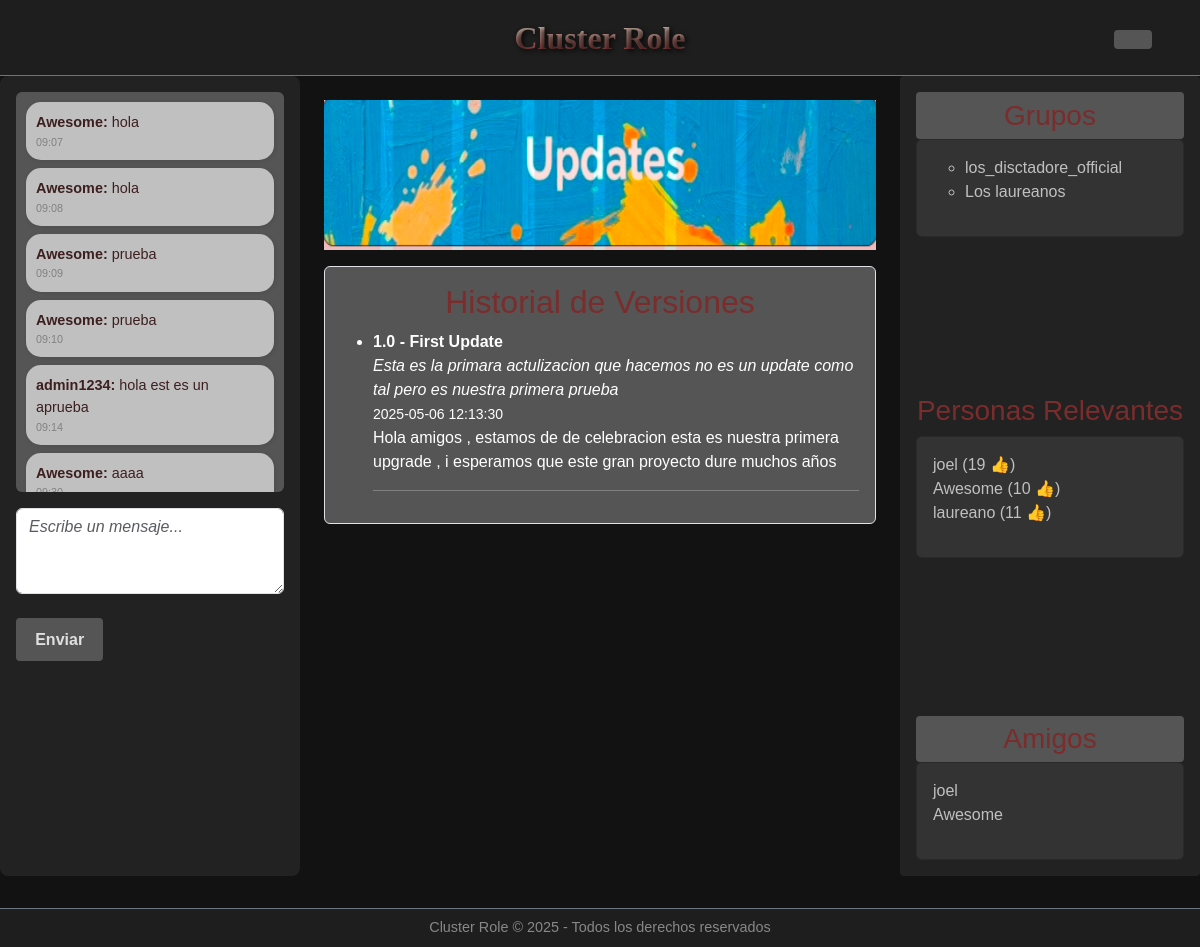
Page /plana_usuari/usuario.php (signed in) on the committed database.
### tables this page shows
CREATE TABLE IF NOT EXISTS `chat` (
  `id_chat` int NOT NULL AUTO_INCREMENT,
  `id_user` int DEFAULT NULL,
  `text` varchar(100) DEFAULT NULL,
  `date` datetime DEFAULT CURRENT_TIMESTAMP,
  PRIMARY KEY (`id_chat`),
  KEY `id_user` (`id_user`)
);

CREATE TABLE IF NOT EXISTS `usuarios` (
  `id_user` int NOT NULL AUTO_INCREMENT,
  `user_name` varchar(20) DEFAULT NULL,
  `contraseña` varchar(100) DEFAULT NULL,
  `email` varchar(20) DEFAULT NULL,
  `creation_date` datetime DEFAULT CURRENT_TIMESTAMP,
  `estado` varchar(200) NOT NULL,
  `positivo` int DEFAULT '0',
  `negativo` int DEFAULT '0',
  `profile_photo` blob,
  `premium` tinyint(1) DEFAULT NULL,
  `baneo` tinyint(1) DEFAULT NULL,
  `administrador` tinyint(1) DEFAULT NULL,
  PRIMARY KEY (`id_user`)
);

CREATE TABLE IF NOT EXISTS `update_log` (
  `id_update` int NOT NULL AUTO_INCREMENT,
  `title` varchar(200) DEFAULT NULL,
  `version` varchar(200) DEFAULT NULL,
  `short_explanation` varchar(100) DEFAULT NULL,
  `long_explanation` varchar(500) DEFAULT NULL,
  `date` datetime DEFAULT CURRENT_TIMESTAMP,
  PRIMARY KEY (`id_update`)
);

CREATE TABLE IF NOT EXISTS `grupo` (
  `id_group` int NOT NULL AUTO_INCREMENT,
  `group_name` varchar(100) DEFAULT NULL,
  `id_creador` int NOT NULL,
  `creation_date` datetime DEFAULT CURRENT_TIMESTAMP,
  `users` int DEFAULT NULL,
  `profile_photo` blob,
  PRIMARY KEY (`id_group`)
);

### plana_usuari/obtener_mensajes.php (the view, shortened to what this page needs)
<?php
include 'conexion.php';
$consulta = "
  SELECT chat.text, chat.date, usuarios.user_name
  FROM chat
  JOIN chat_usuarios ON chat.id_chat = chat_usuarios.id_chat
  JOIN usuarios ON chat_usuarios.id_usuarios = usuarios.id_user
";
$resultado = $conn->query($consulta);
if ($resultado && $resultado->num_rows > 0) {
  while ($row = $resultado->fetch_assoc()) {
    echo '<div class="chat-bubble mb-2" style=" background-color: #c0c0c0;">';
    echo '<strong style="background-color: #c0c0c0;">' . htmlspecialchars($row['user_name']) . ':</strong> ';
    echo htmlspecialchars($row['text']);
    echo '<div style="font-size: 0.75em; color: gray; background-color: #c0c0c0;">' . date('H:i', strtotime($row['date'])) . '</div>';
    echo '</div>';
  }
} else {
  echo '<div class="alerta mb-2">No hay mensajes aún.</div>';
}
?>

### plana_usuari/mostrar_versiones.php (shortened to what this page needs)
<?php
include 'conexion.php';
$sql = "SELECT * FROM update_log ORDER BY date DESC";
$result = $conn->query($sql);
if ($result->num_rows > 0) {
    echo "<ul class='mb-0'>";
    while ($row = $result->fetch_assoc()) {
        echo "<li><strong>{$row['version']} - {$row['title']}</strong><br>";
        echo "<em>{$row['short_explanation']}</em><br>";
        echo "<small>{$row['date']}</small><br>";
        echo "<p>{$row['long_explanation']}</p></li><hr>";
    }
    echo "</ul>";
} else {
    echo "<p>No hay versiones registradas.</p>";
}
?>

### plana_usuari/datos_grupos.php (shortened to what this page needs)
<?php
include 'conexion.php';
$id_usuario = $_SESSION['id_user'] ?? 0;
$query = "SELECT g.group_name
          FROM grupo g
          JOIN user_group ug ON g.id_group = ug.id_group
          JOIN usuarios u ON ug.id_user = u.id_user
          WHERE u.id_user = ?
          ORDER BY g.creation_date DESC
          LIMIT 5";
$stmt = $conn->prepare($query);
$stmt->bind_param("i", $id_usuario);
$stmt->execute();
$result = $stmt->get_result();
if ($result->num_rows === 0) {
    echo "<p>No estás asignado a ningún grupo.</p>";
} else {
    echo "<ul>";
    while ($row = $result->fetch_assoc()) {
        $group_name = htmlspecialchars($row['group_name'] ?? '');
        echo "<li>" . $group_name . "</li>";
    }
    echo "</ul>";
}
?>

### plana_usuari/datos_relevantes.php
<?php
include 'conexion.php';
$query = "SELECT user_name, positivo
FROM usuarios
WHERE positivo >= 8;
";
$result = $conn->query($query);
if ($result && $result->num_rows > 0) {
  while ($row = $result->fetch_assoc()) {
    echo "<li>" . htmlspecialchars($row['user_name']) . " (" . $row['positivo'] . " 👍)</li>";
  }
} else {
  echo "<li>No hay usuarios destacados</li>";
}
?>

### plana_usuari/datos_amigos.php (shortened to what this page needs)
<?php
include 'conexion.php';
$id_usuario = $_SESSION['id_user'];
$query = "SELECT u.user_name
          FROM usuario_amigos f
          JOIN usuarios u ON f.id_amigo = u.id_user
          WHERE f.id_usuario = ?";
$stmt = $conn->prepare($query);
$stmt->bind_param("i", $id_usuario);
$stmt->execute();
$result = $stmt->get_result();
if ($result && $result->num_rows > 0) {
  while ($row = $result->fetch_assoc()) {
    echo "<li>" . htmlspecialchars($row['user_name']) . "</li>";
  }
} else {
  echo "<li>No hay amigos</li>";
}
?>

### plana_usuari/styles.css (style rules this page uses)
body { font-family: 'Georgia', serif; background-color: #f5eaea; color: #3d1f1f; }
.chat-bubble { background-color: #f3d5d5; padding: 10px; border-radius: 15px; box-shadow: 1px 1px 5px rgba(0, 0, 0, 0.1); font-size: 0.9rem; color: #3d1f1f; }

### plana_usuari/usuario.php (style rules this page uses)
body, html { margin: 0; padding: 0; font-family: Arial, sans-serif; background: #121212; color: #c0c0c0; min-height: 100vh; }

### rows in the picture
chat: id_user.user_name "Awesome", text "hola", date "09:07"
chat: id_user.user_name "Awesome", text "hola", date "09:08"
chat: id_user.user_name "Awesome", text "prueba", date "09:09"
chat: id_user.user_name "Awesome", text "prueba", date "09:10"
chat: id_user.user_name "admin1234", text "hola est es un aprueba", date "09:14"
chat: id_user.user_name "Awesome", text "aaaa"
update_log: version "1.0", title "First Update", short_explanation "Esta es la primara actulizacion que hacemos no es un update como tal pero es nuestra primera prueba", date "2025-05-06 12:13:30", long_explanation "Hola amigos , estamos de de celebracion esta es nuestra primera upgrade , i esperamos que este gran proyecto dure muchos años"
grupo: group_name "los_disctadore_official"
grupo: group_name "Los laureanos"
usuarios: user_name "joel", positivo "19"
usuarios: user_name "Awesome", positivo "10"
usuarios: user_name "laureano", positivo "11"
